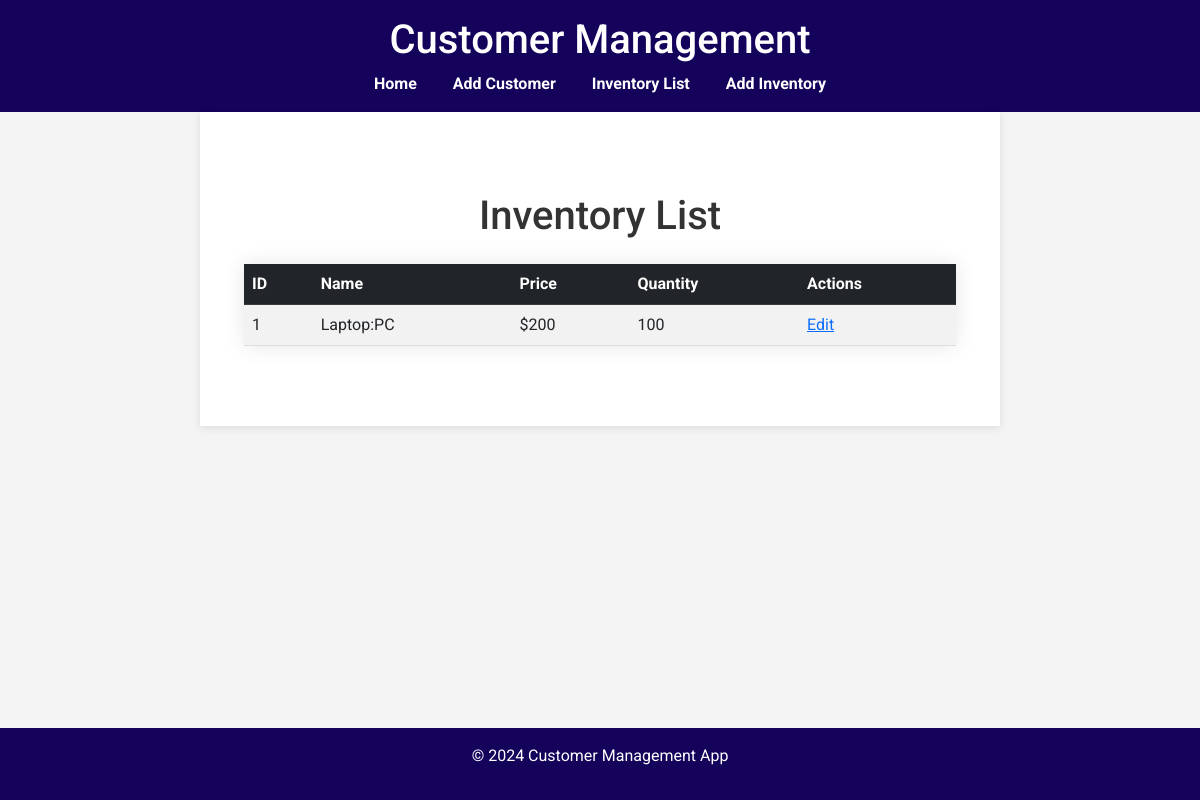
Page /inventory on the committed database.
### setup_db.py (models this page shows)
class Inventory(db.Model):
    id = db.Column(db.Integer, primary_key=True)
    name = db.Column(db.String(100), nullable=False)
    price = db.Column(db.String(100), nullable=False)
    quantity = db.Column(db.Integer, nullable=True)
    notes = db.Column(db.String(255), nullable=True)

### app.py (the view)
@app.route('/inventory')
def inventory():
    inventory_items = Inventory.query.all()
    return render_template('inventory.html', inventory_items=inventory_items)

### templates/inventory.html (shortened to what this page needs)
{% extends 'base.html' %}
{% block content %}
<body>
    <div class="container my-5">
        <h1 class="text-center mb-4">Inventory List</h1>
        <table class="table table-striped table-hover">
            <thead class="table-dark">
                <tr>
                    <th>ID</th>
                    <th>Name</th>
                    <th>Price</th>
                    <th>Quantity</th>
                    <th>Actions</th>
                </tr>
            </thead>
            <tbody>
                {% for inventory in inventory_items %}
                <tr>
                    <td>{{ inventory.id }}</td>
                    <td>{{ inventory.name }}</td>
                    <td>${{ inventory.price }}</td>
                    <td>{{ inventory.quantity }}</td>
                        <td>
                            <a href="{{ url_for('update_inventory', inventory_id=inventory.id) }}">Edit</a>
                        </td>
                </tr>
                {% endfor %}
            </tbody>
        </table>
    </div>
</body>
</html>
{% endblock %}

### templates/base.html (style rules this page uses)
body { font-family: 'Roboto', sans-serif; margin: 0; padding: 0; background-color: #f4f4f4; color: #333; }
table { width: 80%; margin: 0 auto; border-collapse: collapse; box-shadow: 0 0 20px rgba(0, 0, 0, 0.1); }
th, td { padding: 15px; text-align: left; }
thead { background-color: #009879; color: #ffffff; }
tbody tr:nth-child(odd) { background-color: #e6e6e6; }
th { background-color: #009879; color: white; }
td { border-bottom: 1px solid #dddddd; }

### rows in the picture
Inventory: id "1", name "Laptop:PC", price "200", quantity "100"
